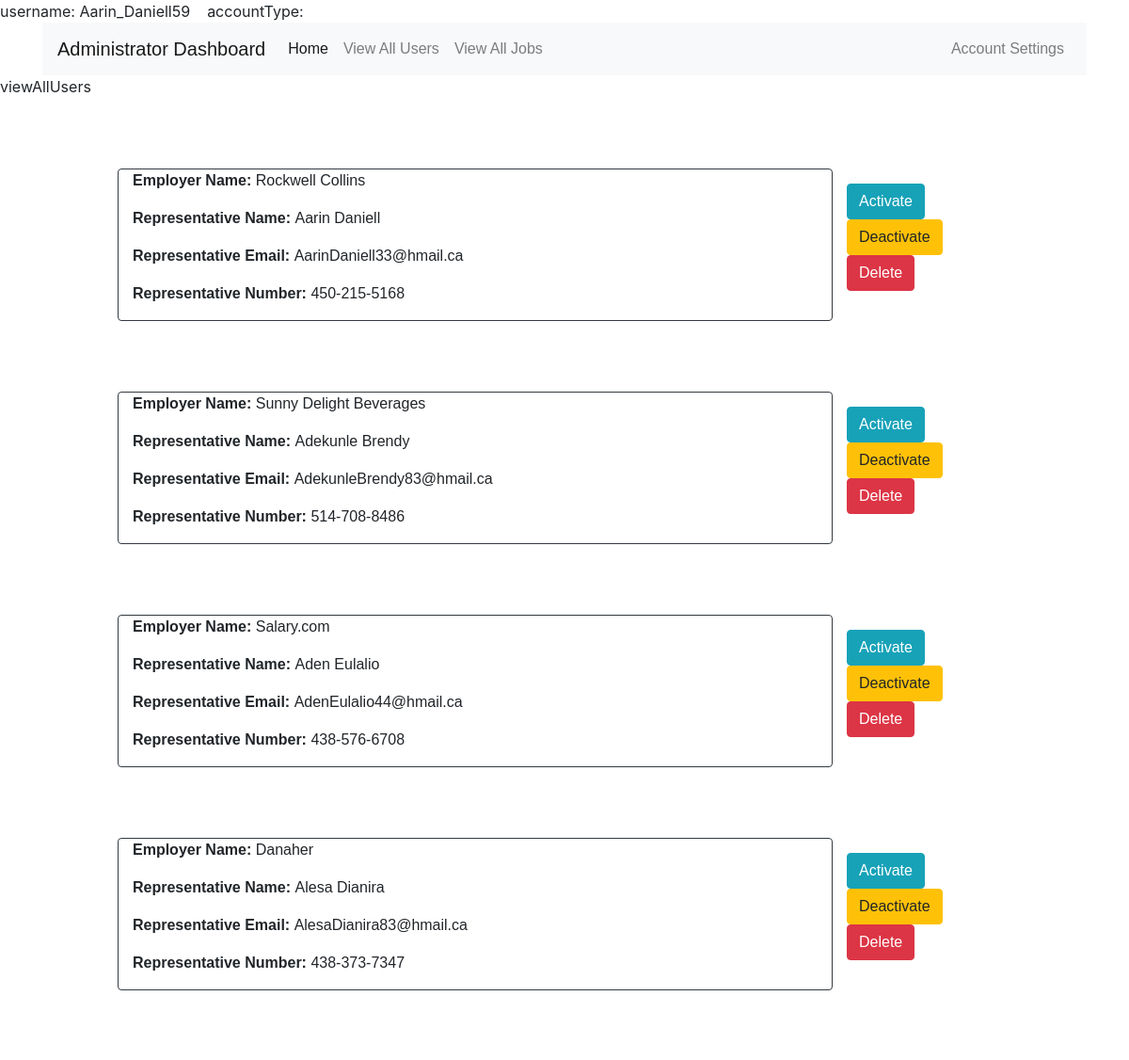
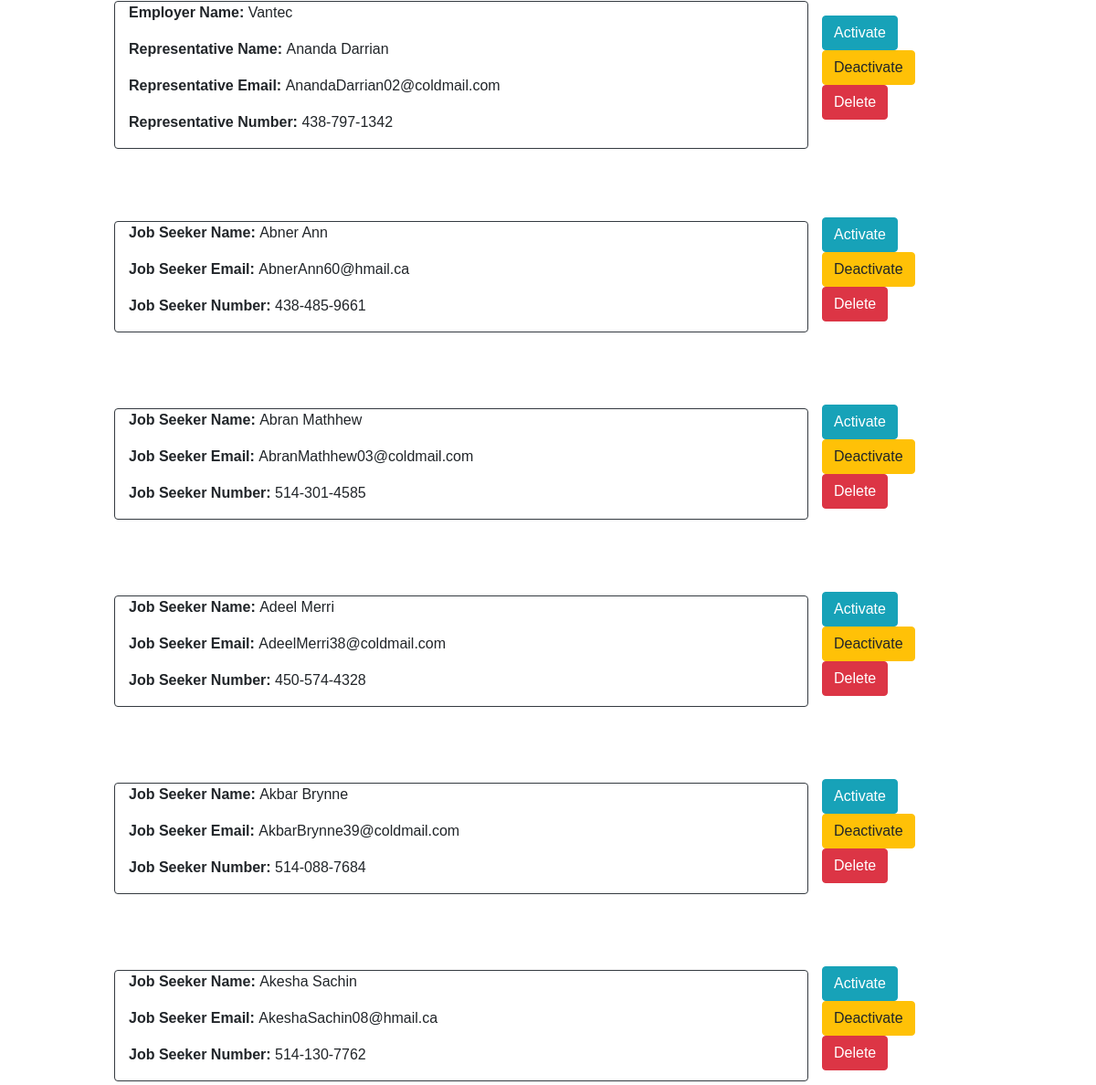
Screenshot of /GUI/adminDash.php?tab=viewAllUsers (signed in) with the database file from the repository (2 pictures, top to bottom).
### tables this page shows
create table employer
(
    UserName     varchar(30)            not null
        primary key,
    EmployerName varchar(100)           not null,
    Activated    BOOL                   not null,
    Category     enum ('prime', 'gold') ,
    Balance      decimal(10, 2)         not null,
    constraint employer_ibfk_1
        foreign key (UserName) references user (UserName)
            on delete cascade
);

create table user
(
    UserName      varchar(30) not null
        primary key,
    FirstName     varchar(30) not null,
    LastName      varchar(30) not null,
    Email         varchar(50) not null,
    ContactNumber char(12)    not null,
    Password      varchar(50) not null
);

### GUI/adminDash.php (the view, shortened to what this page needs)
<?php
$username = $_SESSION['username'];
$accountType = $_SESSION['accountType'];
$maxSize = 5;
echo "username: $username&nbsp&nbsp&nbsp&nbsp";
echo "accountType: $accountType<br>";
if ($_SERVER['REQUEST_METHOD'] == "GET") {
    require_once "../GUI/view/adminDashView.php";
    if(isset($_GET['tab'])) {
        $tab = $_GET['tab'];
        switch ($tab) {
            case "viewAllUsers":
                $data = getAllUsers();
                showAllUsers($data);
                break;
        }
    }
}
function getAllUsers() {
    global $maxSize;
    $employers = array();
    $applicants = array();
    $conn = connectDB();
    $sql = "select UserName, FirstName, LastName, Email,  ContactNumber, EmployerName
            from employer natural join user
            limit $maxSize";
    $result = $conn->query($sql);
    if ($result->num_rows > 0) {
        while ($row = $result->fetch_assoc()) {
            $e = array("username"=>$row["UserName"], "empName"=>$row["EmployerName"], "firstName"=>$row["FirstName"], "lastName"=>$row["LastName"],
                "email"=>$row["Email"], "number"=>$row["ContactNumber"]);
            array_push($employers, $e);
        }
    }
    $conn2 = connectDB();
    $sql2 = "select UserName, FirstName, LastName, Email,  ContactNumber
            from applicant natural join user
            limit $maxSize";
    $result2 = $conn2->query($sql2);
    if ($result2->num_rows > 0) {
        while ($row2 = $result2->fetch_assoc()) {
            $a = array("username"=>$row2["UserName"], "firstName"=>$row2["FirstName"], "lastName"=>$row2["LastName"],
                "email"=>$row2["Email"], "number"=>$row2["ContactNumber"]);
            array_push($applicants, $a);
        }
    }
    return [$employers, $applicants];
}
function showAllUsers($data) {
    $html = "";
    $employers = $data[0];
    $applicants = $data[1];
    for($i = 0; $i < count($employers); $i++) {
        $html = viewEmpContInfo($html, $employers[$i]);
    }
    for ($j = 0; $j < count($applicants); $j++) {
        $html = viewSeekerContInfo($html, $applicants[$j]);
    }
    echo "<div class='container'>".$html. "</div>";
}
function viewEmpContInfo($html , $data){
    $username = $data["username"];
    $empName = $data["empName"];
    $empRepName = $data["firstName"] . " " . $data["lastName"];
    $empRepEmail = $data["email"];
    $empRepNumber = $data["number"];
    $html .=
        "<div class = 'row justify-content-center align-items-center'>" .
        "     <div class = 'col-8 border rounded border-dark'>" .
        "          <p><b>Employer Name: </b> $empName</p>" .
        "          <p><b>Representative Name: </b> $empRepName</p>" .
        "          <p><b>Representative Email: </b> $empRepEmail</p>" .
        "          <p><b>Representative Number: </b>$empRepNumber</p>" .
        "     </div>".
        "     <div class='col-2 d-flex justify-content-center '>" .
        "          <form action='".$_SERVER['PHP_SELF']."?tab=deleteUser' method='post' onsubmit='return confirm(\"Sure to delete this user?\")'>" .
        "               <button type='submit' name='' value='' class='btn btn-info'> Activate </button>" .
        "               <button type='submit' name='' value='' class='btn btn-warning'> Deactivate </button>" .
        "               <button type='submit' name='username' value='$username' class='btn btn-danger'> Delete </button>" .
        "          </form>" .
        "     </div>" .
        "</div>";
    return $html;
}
function viewSeekerContInfo($html, $data) {
    $username = $data["username"];
    $seekerName = $data["firstName"] . " " . $data["lastName"];
    $seekerEmail = $data["email"];
    $seekerNumber = $data["number"];
    $html .=
        "<div class = 'row justify-content-center align-items-center'>" .
        "     <div class = 'col-8 border rounded border-dark'>" .
        "          <p><b>Job Seeker Name: </b> $seekerName</p>" .
        "          <p><b>Job Seeker Email: </b> $seekerEmail</p>" .
        "          <p><b>Job Seeker Number: </b>$seekerNumber</p>" .
        "     </div>".
        "    <div class='col-2 d-flex justify-content-center '>" .
        "         <form action='".$_SERVER['PHP_SELF']."?tab=deleteUser' method='post' onsubmit='return confirm(\"Sure to delete this user?\")'>" .
        "               <button type='submit' name='' value='' class='btn btn-info'> Activate </button>" .
        "               <button type='submit' name='' value='' class='btn btn-warning'> Deactivate </button>" .
        "            <button type='submit' name='username' value='$username' class='btn btn-danger'> Delete </button>" .
        "         </form>" .
        "    </div>" .
    "</div>";
    return $html;
}

### GUI/view/adminDashView.php (shortened to what this page needs)
<!DOCTYPE html>
<html lang="en">
<head>
    <link href="bootstrap/css/bootstrap.css" rel="stylesheet">
    <link href="css/dashboard.css" rel="stylesheet">
</head>
<body>
<div class="container">
    <nav class="navbar navbar-expand-lg navbar-light bg-light">
        <a class="navbar-brand" href="#">Administrator Dashboard</a>
        <div class="collapse navbar-collapse" id="navbarSupportedContent">
            <ul class="navbar-nav mr-auto">
                <li class="nav-item active">
                    <a class="nav-link" href="index.php">Home <span class="sr-only">(current)</span></a>
                </li>
                <li class="nav-item">
                    <a class="nav-link" href=<?php echo $_SERVER['PHP_SELF'] . "?tab=viewAllUsers"; ?>>View All Users</a>
                </li>
                <li class="nav-item">
                    <a class="nav-link" href=<?php echo $_SERVER['PHP_SELF'] . "?tab=viewJobs"; ?>>View All Jobs</a>
                </li>
            </ul>
            <ul class="navbar-nav ml-auto">
                <li class="nav-item">
                    <a class="nav-link" href=<?php echo $_SERVER['PHP_SELF'] . "?tab=viewAccountSettings"; ?>>Account Settings</a>
                </li>
            </ul>
        </div>
    </nav>
</div>
</body>
</html>

### GUI/css/dashboard.css (style rules this page uses)
* { font-family: 'Titillium Web', sans-serif; }
.row { margin-top: 75px; }

### rows the page displays
employer: EmployerName "Rockwell Collins"
user: empRepName "Aarin Daniell", Email "AarinDaniell33@hmail.ca", ContactNumber "450-215-5168"
employer: EmployerName "Sunny Delight Beverages"
user: empRepName "Adekunle Brendy", Email "AdekunleBrendy83@hmail.ca", ContactNumber "514-708-8486"
employer: EmployerName "Salary.com"
user: empRepName "Aden Eulalio", Email "AdenEulalio44@hmail.ca", ContactNumber "438-576-6708"
employer: EmployerName "Danaher"
user: empRepName "Alesa Dianira", Email "AlesaDianira83@hmail.ca", ContactNumber "438-373-7347"
employer: EmployerName "Vantec"
user: empRepName "Ananda Darrian", Email "AnandaDarrian02@coldmail.com", ContactNumber "438-797-1342"
user: seekerName "Abner Ann", Email "AbnerAnn60@hmail.ca", ContactNumber "438-485-9661"
user: seekerName "Abran Mathhew", Email "AbranMathhew03@coldmail.com", ContactNumber "514-301-4585"
user: seekerName "Adeel Merri", Email "AdeelMerri38@coldmail.com", ContactNumber "450-574-4328"
user: seekerName "Akbar Brynne", Email "AkbarBrynne39@coldmail.com", ContactNumber "514-088-7684"
user: seekerName "Akesha Sachin", Email "AkeshaSachin08@hmail.ca", ContactNumber "514-130-7762"

### other values shown
$username "Aarin_Daniell59"
